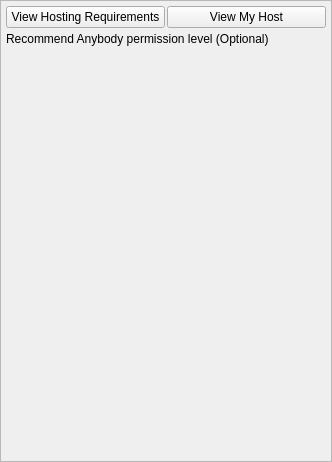
<?xml version="1.0" encoding="UTF-8"?>
<ui version="4.0">
 <class>AppletSettingsHostBaseUi</class>
 <widget class="QWidget" name="AppletSettingsHostBaseUi">
  <property name="geometry">
   <rect>
    <x>0</x>
    <y>0</y>
    <width>332</width>
    <height>462</height>
   </rect>
  </property>
  <property name="sizePolicy">
   <sizepolicy hsizetype="Expanding" vsizetype="Expanding">
    <horstretch>0</horstretch>
    <verstretch>0</verstretch>
   </sizepolicy>
  </property>
  <property name="windowTitle">
   <string>Host Settings</string>
  </property>
  <layout class="QGridLayout" name="gridLayout">
   <property name="leftMargin">
    <number>0</number>
   </property>
   <property name="topMargin">
    <number>0</number>
   </property>
   <property name="rightMargin">
    <number>0</number>
   </property>
   <property name="bottomMargin">
    <number>0</number>
   </property>
   <property name="spacing">
    <number>0</number>
   </property>
   <item row="0" column="0">
    <widget class="QScrollArea" name="scrollArea">
     <property name="widgetResizable">
      <bool>true</bool>
     </property>
     <widget class="QWidget" name="scrollAreaWidgetContents">
      <property name="geometry">
       <rect>
        <x>0</x>
        <y>0</y>
        <width>330</width>
        <height>460</height>
       </rect>
      </property>
      <layout class="QVBoxLayout" name="verticalLayout">
       <property name="spacing">
        <number>2</number>
       </property>
       <property name="leftMargin">
        <number>5</number>
       </property>
       <property name="topMargin">
        <number>5</number>
       </property>
       <property name="rightMargin">
        <number>5</number>
       </property>
       <property name="bottomMargin">
        <number>5</number>
       </property>
       <item>
        <layout class="QHBoxLayout" name="horizontalLayout_4">
         <item>
          <widget class="QPushButton" name="m_HostingRequirementsButton">
           <property name="text">
            <string>View Hosting Requirements</string>
           </property>
          </widget>
         </item>
         <item>
          <widget class="QPushButton" name="m_ViewMyHostButton">
           <property name="text">
            <string>View My Host</string>
           </property>
          </widget>
         </item>
        </layout>
       </item>
       <item>
        <widget class="PluginSettingsWidget" name="m_PluginSettingsWidget" native="true"/>
       </item>
       <item>
        <widget class="QLabel" name="label_3">
         <property name="text">
          <string>Recommend Anybody permission level (Optional)</string>
         </property>
        </widget>
       </item>
       <item>
        <widget class="PermissionWidget" name="m_ConnectTestPermissinWidget" native="true"/>
       </item>
       <item>
        <widget class="FriendListWidget" name="m_FriendListWidget" native="true">
         <property name="sizePolicy">
          <sizepolicy hsizetype="Expanding" vsizetype="Expanding">
           <horstretch>0</horstretch>
           <verstretch>0</verstretch>
          </sizepolicy>
         </property>
        </widget>
       </item>
      </layout>
     </widget>
    </widget>
   </item>
  </layout>
 </widget>
 <customwidgets>
  <customwidget>
   <class>FriendListWidget</class>
   <extends>QWidget</extends>
   <header>FriendListWidget.h</header>
   <container>1</container>
  </customwidget>
  <customwidget>
   <class>PermissionWidget</class>
   <extends>QWidget</extends>
   <header>PermissionWidget.h</header>
   <container>1</container>
  </customwidget>
  <customwidget>
   <class>PluginSettingsWidget</class>
   <extends>QWidget</extends>
   <header>PluginSettingsWidget.h</header>
   <container>1</container>
  </customwidget>
 </customwidgets>
 <resources/>
 <connections/>
</ui>
